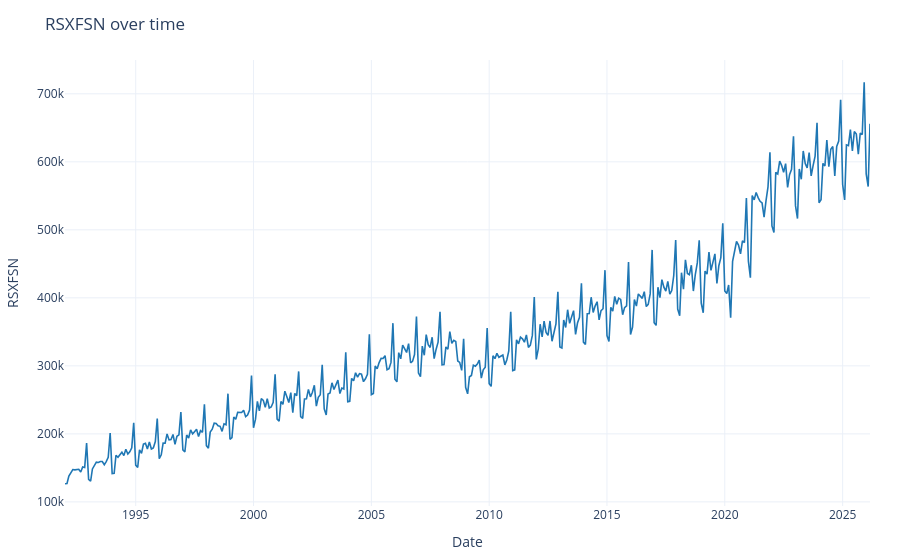

Write notebook code for a chart like this one.
### Markdown cell above
## 2. The first plot

The single most important habit in time-series work: **plot it before you do anything else.** Try hovering, zooming, and panning the plot below.

### Code cell
tsf.plot_timeseries(series, title=f"{VALUE_COL} over time", ylabel=VALUE_COL).show()

### Figure 1 — Plotly figure (JSON) as saved in the notebook; plotly's stock layout.template omitted (floating-point values rounded to 4 significant figures; data arrays with more than 128 entries replaced by an {"elided": "..."} marker saying what was removed)
{"data": [{"hovertemplate": "%{x|%Y-%m-%d}<br>%{y:.2f}<extra></extra>", "line": {"color": "#1f77b4", "width": 1.6}, "mode": "lines", "name": "RSXFSN", "type": "scatter", "x": {"elided": "411 str values"}, "y": {"elided": "411 int values"}}], "layout": {"autosize": true, "hovermode": "x unified", "legend": {"orientation": "h", "x": 1, "xanchor": "right", "y": 1.02, "yanchor": "bottom"}, "margin": {"b": 50, "l": 60, "r": 30, "t": 60}, "title": {"text": "RSXFSN over time"}, "xaxis": {"autorange": true, "range": ["1992-01-01", "2026-03-01"], "title": {"text": "Date"}, "type": "date"}, "yaxis": {"autorange": true, "range": [93930.0, 749700.0], "title": {"text": "RSXFSN"}, "type": "linear"}}}
